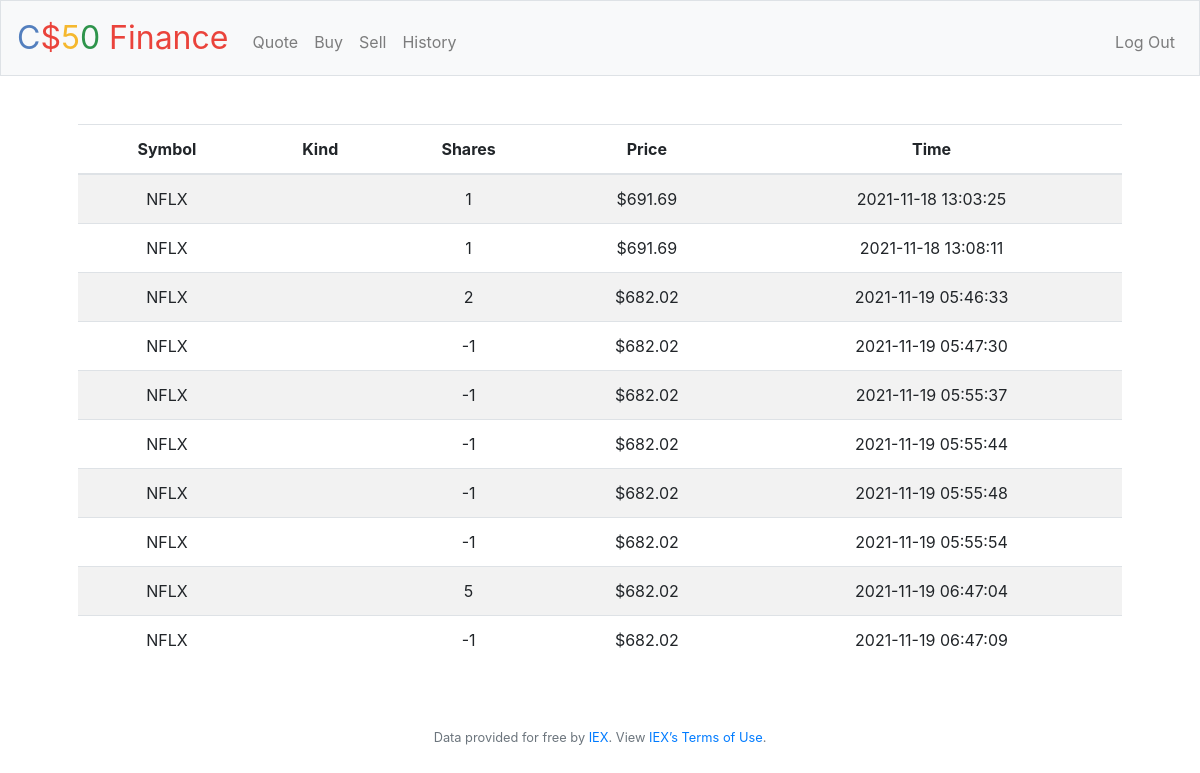
Screenshot of /history (signed in) with the database file from the repository.
### tables this page shows
CREATE TABLE transactions (
 id INTEGER PRIMARY KEY AUTOINCREMENT,
 user_id INTEGER NOT NULL,
 name TEXT NOT NULL,
 symbol TEXT NOT NULL,
 shares INTEGER NOT NULL,
 price NUMERIC NOT NULL,
 kind TEXT NOT NULL,
 time TIMESTAMP DEFAULT CURRENT_TIMESTAMP,
 FOREIGN KEY(user_id) REFERENCES users(id)
);

### application.py (the view)
@app.route("/history")
@login_required
def history():
    user_id = session["user_id"]
    transactions = db.execute("SELECT kind, symbol, price, shares, time FROM transactions WHERE user_id = ?", user_id)
    return render_template("history.html", transactions=transactions, usd=usd)

### application.py (called while the page is built)
@app.after_request
def after_request(response):
    response.headers["Cache-Control"] = "no-cache, no-store, must-revalidate"
    response.headers["Expires"] = 0
    response.headers["Pragma"] = "no-cache"
    return response

### helpers.py (called while the page is built)
def login_required(f):
    @wraps(f)
    def decorated_function(*args, **kwargs):
        if session.get("user_id") is None:
            return redirect("/login")
        return f(*args, **kwargs)
    return decorated_function

def usd(value):
    return f"${value:,.2f}"

### templates/history.html (shortened to what this page needs)
{% extends "layout.html" %}
{% block main %}
    <table class="table table-striped">
        <thead>
            <tr>
                <th>Symbol</th>
                <th>Kind</th>
                <th>Shares</th>
                <th>Price</th>
                <th>Time</th>
            </tr>
        </thead>
        <tbody>
            {% for transaction in transactions %}
            <tr>
                <td> {{ transaction["symbol"].upper() }} </td>
                <td> {{ transaction["type"] }} </td>
                <td> {{ transaction["shares"] }} </td>
                <td> {{ usd(transaction["price"]) }} </td>
                <td> {{ transaction["time"] }} </td>
            </tr>
            {% endfor %}
        </tbody>
    </table>
{% endblock %}

### templates/layout.html (shortened to what this page needs)
<!DOCTYPE html>
<html lang="en">
    <head>
        <link rel="stylesheet" href="https://cdn.jsdelivr.net/npm/bootstrap@4.5.3/dist/css/bootstrap.min.css">
        <link href="/static/styles.css" rel="stylesheet">
    </head>
    <body>
        <nav class="navbar navbar-expand-md navbar-light bg-light border">
            <a class="navbar-brand" href="/"><span class="blue">C</span><span class="red">$</span><span class="yellow">5</span><span class="green">0</span> <span class="red">Finance</span></a>
            <div class="collapse navbar-collapse" id="navbar">
                {% if session.user_id %}
                    <ul class="navbar-nav mr-auto mt-2">
                        <li class="nav-item"><a class="nav-link" href="/quote">Quote</a></li>
                        <li class="nav-item"><a class="nav-link" href="/buy">Buy</a></li>
                        <li class="nav-item"><a class="nav-link" href="/sell">Sell</a></li>
                        <li class="nav-item"><a class="nav-link" href="/history">History</a></li>
                    </ul>
                    <ul class="navbar-nav ml-auto mt-2">
                        <li class="nav-item"><a class="nav-link" href="/logout">Log Out</a></li>
                    </ul>
                {% else %}
                    <ul class="navbar-nav ml-auto mt-2">
                        <li class="nav-item"><a class="nav-link" href="/register">Register</a></li>
                        <li class="nav-item"><a class="nav-link" href="/login">Log In</a></li>
                    </ul>
                {% endif %}
            </div>
        </nav>
        <main class="container p-5">
            {% block main %}{% endblock %}
        </main>
        <footer class="small text-center text-muted">
            Data provided for free by <a href="https://iextrading.com/developer">IEX</a>. View <a href="https://iextrading.com/api-exhibit-a/">IEX’s Terms of Use</a>.
        </footer>
    </body>
</html>

### static/styles.css (style rules this page uses)
nav .navbar-brand { font-size: xx-large; }
nav .navbar-brand .blue { color: #537fbe; }
nav .navbar-brand .red { color: #ea433b; }
nav .navbar-brand .yellow { color: #f5b82e; }
nav .navbar-brand .green { color: #2e944b; }
main { overflow-x: auto; text-align: center; }

### rows the page displays
transactions: price "$691.69"
transactions: price "$691.69"
transactions: price "$682.02"
transactions: price "$682.02"
transactions: price "$682.02"
transactions: price "$682.02"
transactions: price "$682.02"
transactions: price "$682.02"
transactions: price "$682.02"
transactions: price "$682.02"
